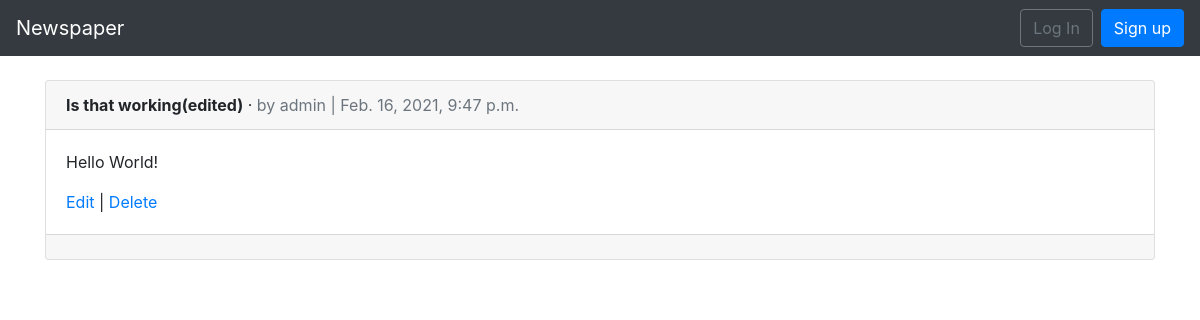
The page /articles/ on the database as committed earlier.
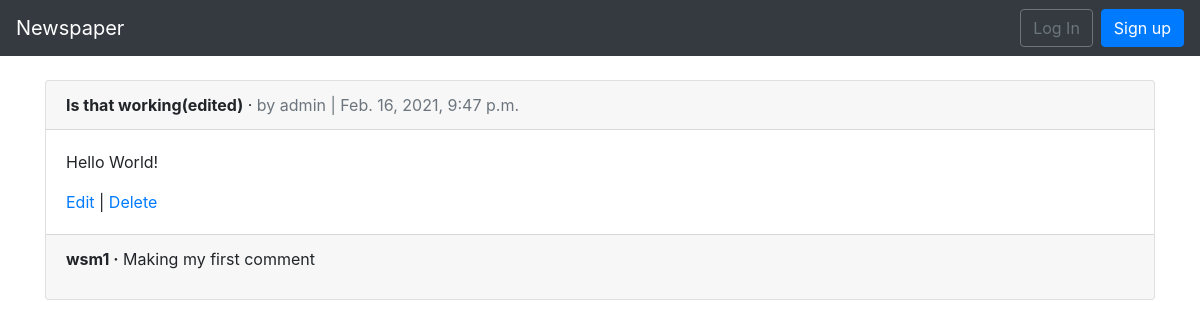
The same page on the database as committed later.
### articles/models.py (models this page shows, shortened)
class Article(models.Model):
    title = models.CharField( max_length=255)
    body = models.TextField()
    date = models.DateTimeField(auto_now_add=True)
    author = models.ForeignKey(
        get_user_model(),
        on_delete=models.CASCADE
        )

class Comment(models.Model):
    article = models.ForeignKey(Article, on_delete = models.CASCADE ,related_name='comments')
    comment = models.CharField(max_length = 140)
    author = models.ForeignKey(get_user_model(), on_delete=models.CASCADE)
    def __str__(self):
        return self.comment

### users/models.py (models this page shows)
class CustomUser(AbstractUser):
    age = models.PositiveIntegerField(null = True, blank = True)

### articles/views.py (the view)
# urls.py: path('', views.ArticleListView.as_view(), name = 'article_list'),
class ArticleListView(generic.ListView):
    template_name  = 'article_list.html'
    model = Article

### users/templates/article_list.html
{% extends 'base.html' %}
{% block title %}Articles{% endblock title %}    {% block content %}
{% for article in object_list %}
<div class="card">
<div class="card-header">
<span class="font-weight-bold">{{ article.title }}</span> &middot;
<span class="text-muted">by {{ article.author }} |
{{ article.date }}</span>
</div>
<div class="card-body">
<p>{{ article.body }}</p>
<a href="{% url 'article_edit' article.pk %}">Edit</a> |
<a href="{% url 'article_delete' article.pk %}">Delete</a>
</div>
<div class="card-footer">
{% for comment in article.comments.all %}
<p>
<span class="font-weight-bold">{{ comment.author }} &middot;</span>
{{ comment }}
</p>
{% endfor %}
</div>
</div>
<br />
{% endfor %}
{% endblock content %}

### users/templates/base.html (shortened to what this page needs)
<!DOCTYPE html>
<html>
    <head>
        <link rel="stylesheet"
href="https://stackpath.bootstrapcdn.com/bootstrap/4.1.3/css/\
bootstrap.min.css"
integrity="sha384-MCw98/SFnGE8fJT3GXwEOngsV7Zt27NXFoaoApmYm81i\
uXoPkFOJwJ8ERdknLPMO"
crossorigin="anonymous">
    </head>
    <body>
        <nav class="navbar navbar-expand-md navbar-dark bg-dark mb-4">
<a class="navbar-brand" href="{% url 'home' %}">Newspaper</a>
<div class="collapse navbar-collapse" id="navbarCollapse">
{% if user.is_authenticated %}
<ul class="navbar-nav ml-auto">
<li class="nav-item">
<a class="nav-link dropdown-toggle" href="#" id="userMenu"
data-toggle="dropdown" aria-haspopup="true"
aria-expanded="false">
{{ user.username }}
</a>
<div class="dropdown-menu dropdown-menu-right"
aria-labelledby="userMenu">
<a class="dropdown-item"
href="{% url 'password_change'%}">Change password</a>
<div class="dropdown-divider"></div>
<a class="dropdown-item" href="{% url 'logout' %}">
Log Out</a>
</div>
</li>
</ul>
{% else %}
<form class="form-inline ml-auto">
<a href="{% url 'login' %}" class="btn btn-outline-secondary">
Log In</a>
<a href="{% url 'signup' %}" class="btn btn-primary ml-2">
Sign up</a>
</form>
{% endif %}
</div>
</nav>
    <div class = "container">
            {% block content %}
            {%endblock content %}
        </div>
    </body>
</html>

Rows that differ between the two databases and show on the page:
added Comment: author "wsm1", comment "Making my first comment"
